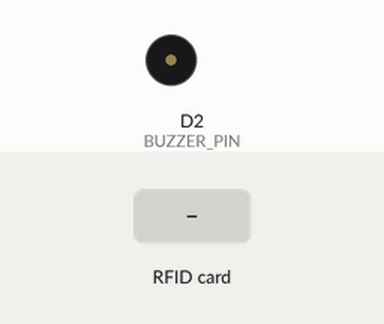
Recording of a sketch running on a simulated ESP8266 (NodeMCU). On the bench: buzzer (waves = sounding, pin HIGH). The inputs (shaded band) are chosen by the test bench. WiFi joins after 1.5 s; servers stay silent unless stated; uploads are accepted with an empty reply; what the sketch prints to the serial monitor is not drawn.

Above: at 2.7 s.
2.8 s: RFID card 5E 7A 19 C4 held to the reader
At 3.6 s:
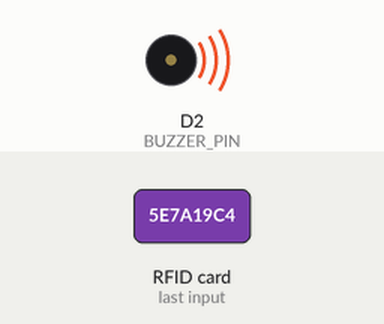
5.3 s: RFID card DE 3A 59 D2 held to the reader
7.5 s: RFID card E3 9A 12 4F held to the reader
Timing chart, 0 to 10.5 s (numbered marks = the images above; inputs shaded):
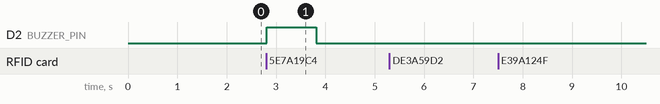

Measured:
- after the input at 2.8 s, D2 (BUZZER_PIN): LOW → HIGH at once, → LOW 1.0 s later
- after the input at 5.3 s, every drawn part: stays the same
- after the input at 7.5 s, every drawn part: stays the same

The sketch:

NodeMCU_reads_RFID_and_sends_data_to_Python_server.ino
```cpp
#include <SPI.h>
#include <MFRC522.h>
#include <ESP8266WiFi.h>
#include <ESP8266HTTPClient.h>

#define RST_PIN D3    // Reset pin for RC522
#define SS_PIN  D4    // Slave select pin for RC522
#define BUZZER_PIN D2 // Buzzer pin

MFRC522 mfrc522(SS_PIN, RST_PIN);

const char* ssid = "YOUR_WIFI_SSID";
const char* password = "YOUR_WIFI_PASSWORD";
const String serverUrl = "http://YOUR_SERVER_IP:YOUR_PORT/api/rfid_event";  // Flask/Python server endpoint

// Example of authorized RFID tag UIDs
String authorizedUIDs[] = {
  "DE 3A 59 D2",  // Laptop 1
  "E3 9A 12 4F"   // Laptop 2
};

void setup() {
  Serial.begin(115200);
  SPI.begin();
  mfrc522.PCD_Init();

  pinMode(BUZZER_PIN, OUTPUT);
  digitalWrite(BUZZER_PIN, LOW);

  WiFi.begin(ssid, password);
  Serial.print("Connecting to WiFi");

  while (WiFi.status() != WL_CONNECTED) {
    delay(500);
    Serial.print(".");
  }
  Serial.println("\nWiFi connected.");
}

void loop() {
  if (!mfrc522.PICC_IsNewCardPresent() || !mfrc522.PICC_ReadCardSerial()) {
    return;
  }

  String tagUID = "";
  for (byte i = 0; i < mfrc522.uid.size; i++) {
    tagUID += String(mfrc522.uid.uidByte[i], HEX);
    if (i < mfrc522.uid.size - 1) tagUID += " ";
  }

  tagUID.toUpperCase();
  Serial.println("Tag Scanned: " + tagUID);

  bool authorized = false;
  for (String uid : authorizedUIDs) {
    if (uid == tagUID) {
      authorized = true;
      break;
    }
  }

  if (authorized) {
    Serial.println("Access granted.");
    digitalWrite(BUZZER_PIN, LOW);
  } else {
    Serial.println("Unauthorized tag detected!");
    digitalWrite(BUZZER_PIN, HIGH);
    delay(1000);
    digitalWrite(BUZZER_PIN, LOW);
    sendToServer(tagUID);
  }

  delay(2000);
  mfrc522.PICC_HaltA();
}

void sendToServer(String uid) {
  if (WiFi.status() == WL_CONNECTED) {
    WiFiClient client;
    HTTPClient http;
    http.begin(client, serverUrl);  // ✅ Updated API usage
    http.addHeader("Content-Type", "application/json");

    String jsonData = "{\"uid\": \"" + uid + "\"}";
    int httpCode = http.POST(jsonData);

    if (httpCode > 0) {
      Serial.printf("Data sent to server. HTTP response code: %d\n", httpCode);
    } else {
      Serial.printf("Failed to send data. Error: %s\n", http.errorToString(httpCode).c_str());
    }

    http.end();
  } else {
    Serial.println("WiFi not connected.");
  }
}
```
